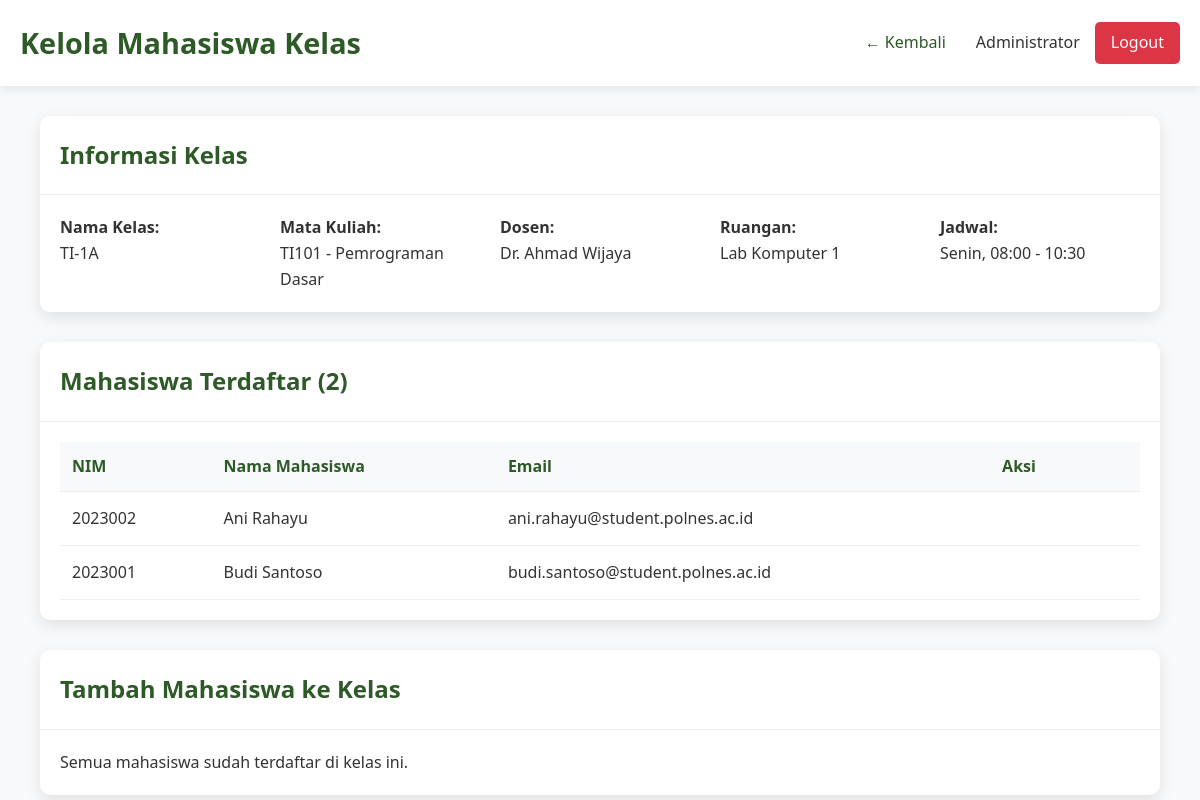
Screenshot of /dashboard/admin/manage-enrollments.php?class_id=1 (signed in) with the database file from the repository.
### tables this page shows
CREATE TABLE kelas (
    id INT PRIMARY KEY AUTO_INCREMENT,
    nama_kelas VARCHAR(50) NOT NULL,
    mata_kuliah_id INT,
    dosen_id INT,
    ruangan VARCHAR(50),
    hari ENUM('Senin', 'Selasa', 'Rabu', 'Kamis', 'Jumat', 'Sabtu') NOT NULL,
    jam_mulai TIME NOT NULL,
    jam_selesai TIME NOT NULL,
    created_at TIMESTAMP DEFAULT CURRENT_TIMESTAMP,
    FOREIGN KEY (mata_kuliah_id) REFERENCES mata_kuliah(id) ON DELETE CASCADE,
    FOREIGN KEY (dosen_id) REFERENCES users(id) ON DELETE SET NULL
);

CREATE TABLE mata_kuliah (
    id INT PRIMARY KEY AUTO_INCREMENT,
    kode_mk VARCHAR(10) UNIQUE NOT NULL,
    nama_mk VARCHAR(100) NOT NULL,
    sks INT NOT NULL,
    semester INT NOT NULL,
    dosen_id INT,
    created_at TIMESTAMP DEFAULT CURRENT_TIMESTAMP,
    FOREIGN KEY (dosen_id) REFERENCES users(id) ON DELETE SET NULL
);

CREATE TABLE users (
    id INT PRIMARY KEY AUTO_INCREMENT,
    username VARCHAR(50) UNIQUE NOT NULL,
    password VARCHAR(255) NOT NULL,
    full_name VARCHAR(100) NOT NULL,
    email VARCHAR(100) UNIQUE NOT NULL,
    role ENUM('admin', 'dosen', 'mahasiswa') NOT NULL,
    nim_nip VARCHAR(20) UNIQUE,
    created_at TIMESTAMP DEFAULT CURRENT_TIMESTAMP,
    updated_at TIMESTAMP DEFAULT CURRENT_TIMESTAMP ON UPDATE CURRENT_TIMESTAMP
);

### config/session.php (called while the page is built, shortened)
<?php
function isLoggedIn() {
    return isset($_SESSION['user_id']);
}
function getCurrentUser() {
    if (isLoggedIn()) {
        return [
            'id' => $_SESSION['user_id'],
            'username' => $_SESSION['username'],
            'full_name' => $_SESSION['full_name'],
            'role' => $_SESSION['role'],
            'nim_nip' => $_SESSION['nim_nip']
        ];
    }
    return null;
}
?>

### dashboard/admin/manage-enrollments.php (the view, shortened to what this page needs)
<?php
require_once '../../config/session.php';
$database = new Database();
$db = $database->getConnection();
$current_user = getCurrentUser();
$class_id = $_GET['class_id'] ?? 0;
$query = "SELECT k.*, mk.nama_mk, mk.kode_mk, u.full_name as dosen_name
          FROM kelas k
          JOIN mata_kuliah mk ON k.mata_kuliah_id = mk.id
          LEFT JOIN users u ON k.dosen_id = u.id
          WHERE k.id = ?";
$stmt = $db->prepare($query);
$stmt->execute([$class_id]);
$class = $stmt->fetch(PDO::FETCH_ASSOC);
$query = "SELECT u.id, u.full_name, u.nim_nip, u.email
          FROM enrollments e
          JOIN users u ON e.mahasiswa_id = u.id
          WHERE e.kelas_id = ?
          ORDER BY u.full_name";
$stmt = $db->prepare($query);
$stmt->execute([$class_id]);
$enrolled_students = $stmt->fetchAll(PDO::FETCH_ASSOC);
$query = "SELECT id, full_name, nim_nip, email
          FROM users
          WHERE role = 'mahasiswa'
          AND id NOT IN (SELECT mahasiswa_id FROM enrollments WHERE kelas_id = ?)
          ORDER BY full_name";
$stmt = $db->prepare($query);
$stmt->execute([$class_id]);
$available_students = $stmt->fetchAll(PDO::FETCH_ASSOC);
?>
<!DOCTYPE html>
<html lang="id">
<head>
    <link rel="stylesheet" href="../../assets/css/style.css">
</head>
<body>
    <div class="dashboard">
        <div class="dashboard-header">
            <div class="container">
                <div class="dashboard-nav">
                    <h1 class="dashboard-title">Kelola Mahasiswa Kelas</h1>
                    <div class="user-info">
                        <a href="courses.php" style="color: #2d5a27; text-decoration: none; margin-right: 15px;">← Kembali</a>
                        <span><?php echo $current_user['full_name']; ?></span>
                        <a href="../../logout.php" class="logout-btn">Logout</a>
                    </div>
                </div>
            </div>
        </div>
        <div class="dashboard-content">
            <div class="container">
                <div class="card">
                    <div class="card-header">
                        <h3 class="card-title">Informasi Kelas</h3>
                    </div>
                    <div class="card-body">
                        <div style="display: grid; grid-template-columns: repeat(auto-fit, minmax(200px, 1fr)); gap: 20px;">
                            <div>
                                <strong>Nama Kelas:</strong><br>
                                <?php echo $class['nama_kelas']; ?>
                            </div>
                            <div>
                                <strong>Mata Kuliah:</strong><br>
                                <?php echo $class['kode_mk'] . ' - ' . $class['nama_mk']; ?>
                            </div>
                            <div>
                                <strong>Dosen:</strong><br>
                                <?php echo $class['dosen_name'] ?? '-'; ?>
                            </div>
                            <div>
                                <strong>Ruangan:</strong><br>
                                <?php echo $class['ruangan']; ?>
                            </div>
                            <div>
                                <strong>Jadwal:</strong><br>
                                <?php echo $class['hari'] . ', ' . date('H:i', strtotime($class['jam_mulai'])) . ' - ' . date('H:i', strtotime($class['jam_selesai'])); ?>
                            </div>
                        </div>
                    </div>
                </div>
                <div class="card" style="margin-top: 20px;">
                    <div class="card-header">
                        <h3 class="card-title">Mahasiswa Terdaftar (<?php echo count($enrolled_students); ?>)</h3>
                    </div>
                    <div class="card-body">
                        <?php if (count($enrolled_students) > 0): ?>
                            <div style="overflow-x: auto;">
                                <table class="table">
                                    <thead>
                                        <tr>
                                            <th>NIM</th>
                                            <th>Nama Mahasiswa</th>
                                            <th>Email</th>
                                            <th>Aksi</th>
                                        </tr>
                                    </thead>
                                    <tbody>
                                        <?php foreach ($enrolled_students as $student): ?>
                                            <tr>
                                                <td><?php echo $student['nim_nip']; ?></td>
                                                <td><?php echo $student['full_name']; ?></td>
                                                <td><?php echo $student['email']; ?></td>
                                                <td>
                                                    <form method="POST" style="display: inline;">
                                                        <button type="submit" class="btn btn-secondary" style="padding: 5px 10px; font-size: 0.8rem;" onclick="return confirm('Apakah Anda yakin ingin menghapus mahasiswa ini dari kelas?')">Hapus</button>
                                                    </form>
                                                </td>
                                            </tr>
                                        <?php endforeach; ?>
                                    </tbody>
                                </table>
                            </div>
                        <?php else: ?>
                            <p>Belum ada mahasiswa yang terdaftar di kelas ini.</p>
                        <?php endif; ?>
                    </div>
                </div>
                <div class="card" style="margin-top: 20px;">
                    <div class="card-header">
                        <h3 class="card-title">Tambah Mahasiswa ke Kelas</h3>
                    </div>
                    <div class="card-body">
                        <?php if (count($available_students) > 0): ?>
                            <div style="overflow-x: auto;">
                                <table class="table">
                                    <thead>
                                        <tr>
                                            <th>NIM</th>
                                            <th>Nama Mahasiswa</th>
                                            <th>Email</th>
                                            <th>Aksi</th>
                                        </tr>
                                    </thead>
                                    <tbody>
                                        <?php foreach ($available_students as $student): ?>
                                            <tr>
                                                <td><?php echo $student['nim_nip']; ?></td>
                                                <td><?php echo $student['full_name']; ?></td>
                                                <td><?php echo $student['email']; ?></td>
                                                <td>
                                                    <form method="POST" style="display: inline;">
                                                        <input type="hidden" name="action" value="enroll">
                                                        <input type="hidden" name="mahasiswa_id" value="<?php echo $student['id']; ?>">
                                                        <button type="submit" class="btn btn-primary" style="padding: 5px 10px; font-size: 0.8rem;">Tambahkan</button>
                                                    </form>
                                                </td>
                                            </tr>
                                        <?php endforeach; ?>
                                    </tbody>
                                </table>
                            </div>
                        <?php else: ?>
                            <p>Semua mahasiswa sudah terdaftar di kelas ini.</p>
                        <?php endif; ?>
                    </div>
                </div>
            </div>
        </div>
    </div>
</body>
</html>

### assets/css/style.css (style rules this page uses)
* { margin: 0; padding: 0; box-sizing: border-box; }
body { font-family: "Segoe UI", Tahoma, Geneva, Verdana, sans-serif; line-height: 1.6; color: #333; }
.container { max-width: 1200px; margin: 0 auto; padding: 0 20px; }
.btn { display: inline-block; padding: 15px 30px; text-decoration: none; border-radius: 30px; font-weight: bold; transition: all 0.3s ease; border: 2px solid transparent; }
.btn-secondary { background: transparent; color: white; border-color: white; }
.dashboard { min-height: 100vh; background: #f8f9fa; }
.dashboard-header { background: white; padding: 20px 0; box-shadow: 0 2px 10px rgba(0, 0, 0, 0.1); margin-bottom: 30px; }
.dashboard-nav { display: flex; justify-content: space-between; align-items: center; }
.dashboard-title { color: #2d5a27; font-size: 1.8rem; font-weight: bold; }
.user-info { display: flex; align-items: center; gap: 15px; }
.logout-btn { background: #dc3545; color: white; padding: 8px 16px; text-decoration: none; border-radius: 5px; transition: background 0.3s ease; }
.dashboard-content { padding: 0 20px; }
.card { background: white; border-radius: 10px; box-shadow: 0 5px 15px rgba(0, 0, 0, 0.1); margin-bottom: 30px; }
.card-header { padding: 20px; border-bottom: 1px solid #eee; }
.card-title { color: #2d5a27; font-size: 1.5rem; font-weight: bold; margin: 0; }
.card-body { padding: 20px; }
.table { width: 100%; border-collapse: collapse; }
.table th, .table td { padding: 12px; text-align: left; border-bottom: 1px solid #eee; }
.table th { background: #f8f9fa; color: #2d5a27; font-weight: bold; }

### rows the page displays
kelas: nama_kelas "TI-1A", mata_kuliah.kode_mk "TI101", mata_kuliah.nama_mk "Pemrograman Dasar", dosen.full_name "Dr. Ahmad Wijaya", ruangan "Lab Komputer 1", hari "Senin", jam_mulai "08:00", jam_selesai "10:30"
users: nim_nip "2023002", full_name "Ani Rahayu", email "ani.rahayu@student.polnes.ac.id"
users: nim_nip "2023001", full_name "Budi Santoso", email "budi.santoso@student.polnes.ac.id"

### other values shown
$current_user['full_name'] "Administrator"
count($enrolled_students) "2"
